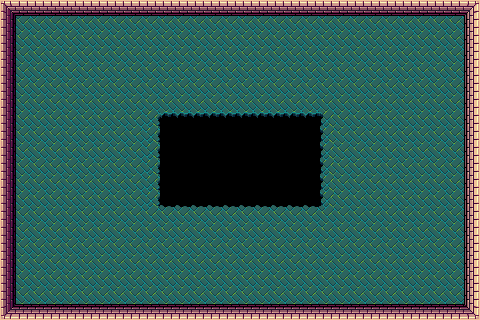

This game map was drawn from its Tiled (.tmx) file and the tilesets committed beside it. A one-line description and the full map source follow:
An orthogonal 30x20 tile map with 16x16 px tiles, 2 tile layers (BackGround, livello2) and 6 objects.

<map version="1.8" tiledversion="1.8.5" orientation="orthogonal" renderorder="right-down" width="30" height="20" tilewidth="16" tileheight="16" infinite="0" nextlayerid="13" nextobjectid="10">
 <tileset firstgid="1" source="PixelPackTOPDOWN8BIT.tsx" />
 <layer id="1" name="BackGround" width="30" height="20">
  <data encoding="csv">
241,242,242,242,242,242,242,242,242,242,242,242,242,242,242,242,242,242,242,242,242,242,242,242,242,242,242,242,242,243,
257,258,258,258,258,258,258,258,258,258,258,258,258,258,258,258,258,258,258,258,258,258,258,258,258,258,258,258,258,259,
257,258,258,258,258,258,258,258,258,258,258,258,258,258,258,258,258,258,258,258,258,258,258,258,258,258,258,258,258,259,
257,258,258,258,258,258,258,258,258,258,258,258,258,258,258,258,258,258,258,258,258,258,258,258,258,258,258,258,258,259,
257,258,258,258,258,258,258,258,258,258,258,258,258,258,258,258,258,258,258,258,258,258,258,258,258,258,258,258,258,259,
257,258,258,258,258,258,258,258,258,258,258,258,258,258,258,258,258,258,258,258,258,258,258,258,258,258,258,258,258,259,
257,258,258,258,258,258,258,258,258,258,258,258,258,258,258,258,258,258,258,258,258,258,258,258,258,258,258,258,258,259,
257,258,258,258,258,258,258,258,258,258,258,258,258,258,258,258,258,258,258,258,258,258,258,258,258,258,258,258,258,259,
257,258,258,258,258,258,258,258,258,258,258,258,258,258,258,258,258,258,258,258,258,258,258,258,258,258,258,258,258,259,
257,258,258,258,258,258,258,258,258,258,258,258,258,258,258,258,258,258,258,258,258,258,258,258,258,258,258,258,258,259,
257,258,258,258,258,258,258,258,258,258,258,258,258,258,258,258,258,258,258,258,258,258,258,258,258,258,258,258,258,259,
257,258,258,258,258,258,258,258,258,258,258,258,258,258,258,258,258,258,258,258,258,258,258,258,258,258,258,258,258,259,
257,258,258,258,258,258,258,258,258,258,258,258,258,258,258,258,258,258,258,258,258,258,258,258,258,258,258,258,258,259,
257,258,258,258,258,258,258,258,258,258,258,258,258,258,258,258,258,258,258,258,258,258,258,258,258,258,258,258,258,259,
257,258,258,258,258,258,258,258,258,258,258,258,258,258,258,258,258,258,258,258,258,258,258,258,258,258,258,258,258,259,
257,258,258,258,258,258,258,258,258,258,258,258,258,258,258,258,258,258,258,258,258,258,258,258,258,258,258,258,258,259,
257,258,258,258,258,258,258,258,258,258,258,258,258,258,258,258,258,258,258,258,258,258,258,258,258,258,258,258,258,259,
257,258,258,258,258,258,258,258,258,258,258,258,258,258,258,258,258,258,258,258,258,258,258,258,258,258,258,258,258,259,
257,258,258,258,258,258,258,258,258,258,258,258,258,258,258,258,258,258,258,258,258,258,258,258,258,258,258,258,258,259,
273,274,274,274,274,274,274,274,274,274,274,274,274,274,274,274,274,274,274,274,274,274,274,274,274,274,274,274,274,275
</data>
 </layer>
 <layer id="7" name="livello2" width="30" height="20">
  <data encoding="csv">
0,0,0,0,0,0,0,0,0,0,0,0,0,0,0,0,0,0,0,0,0,0,0,0,0,0,0,0,0,0,
0,0,0,0,0,0,0,0,0,0,0,0,0,0,0,0,0,0,0,0,0,0,0,0,0,0,0,0,0,0,
0,0,0,0,0,0,0,0,0,0,0,0,0,0,0,0,0,0,0,0,0,0,0,0,0,0,0,0,0,0,
0,0,0,0,0,0,0,0,0,0,0,0,0,0,0,0,0,0,0,0,0,0,0,0,0,0,0,0,0,0,
0,0,0,0,0,0,0,0,0,0,0,0,0,0,0,0,0,0,0,0,0,0,0,0,0,0,0,0,0,0,
0,0,0,0,0,0,0,0,0,0,0,0,0,0,0,0,0,0,0,0,0,0,0,0,0,0,0,0,0,0,
0,0,0,0,0,0,0,0,0,0,0,0,0,0,0,0,0,0,0,0,0,0,0,0,0,0,0,0,0,0,
0,0,0,0,0,0,0,0,0,285,268,268,268,268,268,268,268,268,268,268,269,258,0,0,0,0,0,0,0,0,
0,0,0,0,0,0,0,0,0,285,2,2,2,2,2,2,2,2,2,2,269,0,0,0,0,0,0,0,0,0,
0,0,0,0,0,0,0,0,0,285,2,2,2,2,2,2,2,2,2,2,269,0,0,0,0,0,0,0,0,0,
0,0,0,0,0,0,0,0,0,285,2,2,2,2,2,2,2,2,2,2,269,0,0,0,0,0,0,0,0,0,
0,0,0,0,0,0,0,0,0,285,2,2,2,2,2,2,2,2,2,2,269,0,0,0,0,0,0,0,0,0,
0,0,0,0,0,0,0,0,0,285,284,284,284,284,284,284,284,284,284,284,269,0,0,0,0,0,0,0,0,0,
0,0,0,0,0,0,0,0,0,0,0,0,0,0,0,0,0,0,0,0,0,0,0,0,0,0,0,0,0,0,
0,0,0,0,0,0,0,0,0,0,0,0,0,0,0,0,0,0,0,0,0,0,0,0,0,0,0,0,0,0,
0,0,0,0,0,0,0,0,0,0,0,0,0,0,0,0,0,0,0,0,0,0,0,0,0,0,0,0,0,0,
0,0,0,0,0,0,0,0,0,0,0,0,0,0,0,0,0,0,0,0,0,0,0,0,0,0,0,0,0,0,
0,0,0,0,0,0,0,0,0,0,0,0,0,0,0,0,0,0,0,0,0,0,0,0,0,0,0,0,0,0,
0,0,0,0,0,0,0,0,0,0,0,0,0,0,0,0,0,0,0,0,0,0,0,0,0,0,0,0,0,0,
0,0,0,0,0,0,0,0,0,0,0,0,0,0,0,0,0,0,0,0,0,0,0,0,0,0,0,0,0,0
</data>
 </layer>
 <objectgroup id="8" name="buco">
  <object id="6" x="161.114" y="113.264" width="159.297" height="92.065">
   <properties>
    <property name="Peso" type="int" value="1000" />
   </properties>
  </object>
 </objectgroup>
 <objectgroup id="5" name="Muro">
  <object id="1" x="2.42276" y="1.21138" width="13.3252" height="317.382" />
  <object id="3" x="465.776" y="1.817" width="13.3252" height="317.382" />
  <object id="4" x="1.21138" y="-0.605691" width="476.678" height="13.3252" />
  <object id="5" x="1.21138" y="304.057" width="477.89" height="15.1423" />
 </objectgroup>
 <objectgroup id="12" name="Spawn">
  <object id="9" x="224.106" y="255.601" width="32.1016" height="31.4959" />
 </objectgroup>
</map>
